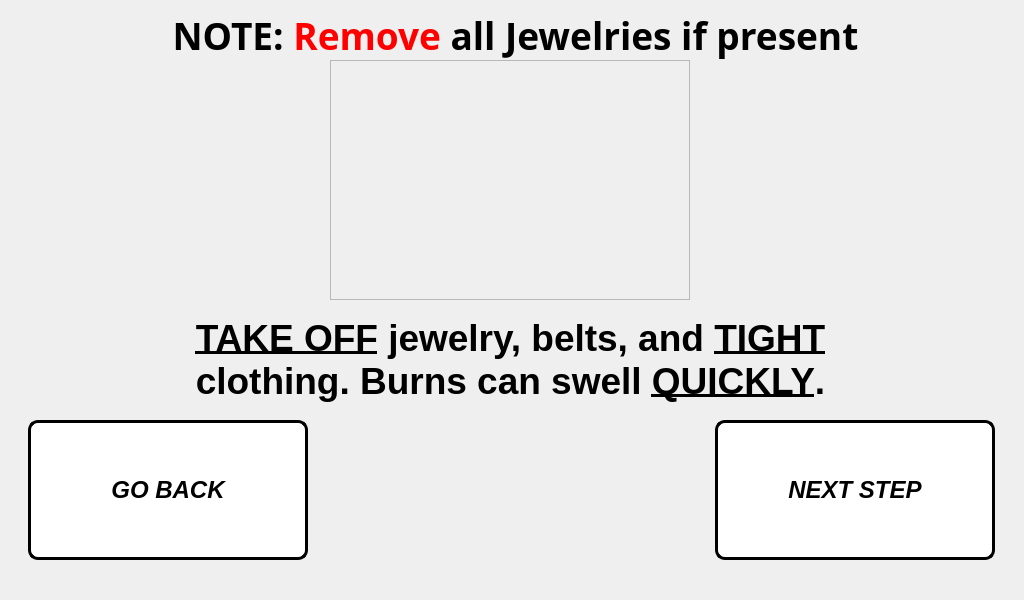
<?xml version="1.0" encoding="UTF-8"?>
<ui version="4.0">
 <class>step_5_window</class>
 <widget class="QMainWindow" name="step_5_window">
  <property name="geometry">
   <rect>
    <x>0</x>
    <y>0</y>
    <width>1024</width>
    <height>600</height>
   </rect>
  </property>
  <property name="minimumSize">
   <size>
    <width>1024</width>
    <height>600</height>
   </size>
  </property>
  <property name="maximumSize">
   <size>
    <width>1024</width>
    <height>600</height>
   </size>
  </property>
  <property name="windowTitle">
   <string>Please Check</string>
  </property>
  <widget class="QWidget" name="centralwidget">
   <widget class="QLabel" name="title_step">
    <property name="geometry">
     <rect>
      <x>10</x>
      <y>0</y>
      <width>1011</width>
      <height>71</height>
     </rect>
    </property>
    <property name="font">
     <font>
      <family>PibotoLt</family>
      <pointsize>24</pointsize>
      <weight>75</weight>
      <bold>true</bold>
     </font>
    </property>
    <property name="text">
     <string>&lt;html&gt;&lt;head/&gt;&lt;body&gt;&lt;p align=&quot;center&quot;&gt;&lt;span style=&quot; font-size:28pt;&quot;&gt;NOTE: &lt;/span&gt;&lt;span style=&quot; font-size:28pt; color:#ff0000;&quot;&gt;Remove&lt;/span&gt;&lt;span style=&quot; font-size:28pt;&quot;&gt; all Jewelries if present&lt;/span&gt;&lt;/p&gt;&lt;/body&gt;&lt;/html&gt;</string>
    </property>
    <property name="alignment">
     <set>Qt::AlignCenter</set>
    </property>
   </widget>
   <widget class="QLabel" name="text_steps">
    <property name="geometry">
     <rect>
      <x>20</x>
      <y>300</y>
      <width>981</width>
      <height>121</height>
     </rect>
    </property>
    <property name="font">
     <font>
      <pointsize>14</pointsize>
      <weight>75</weight>
      <bold>true</bold>
     </font>
    </property>
    <property name="text">
     <string>&lt;html&gt;&lt;head/&gt;&lt;body&gt;&lt;p align=&quot;center&quot;&gt;&lt;span style=&quot; font-family:'Calibri'; font-size:28pt; text-decoration: underline; color:#000000;&quot;&gt;TAKE OFF&lt;/span&gt;&lt;span style=&quot; font-family:'Calibri'; font-size:28pt; color:#000000;&quot;&gt; jewelry, belts, and &lt;/span&gt;&lt;span style=&quot; font-family:'Calibri'; font-size:28pt; text-decoration: underline; color:#000000;&quot;&gt;TIGHT&lt;/span&gt;&lt;span style=&quot; font-family:'Calibri'; font-size:28pt; color:#000000;&quot;&gt;&lt;br/&gt;clothing. Burns can swell &lt;/span&gt;&lt;span style=&quot; font-family:'Calibri'; font-size:28pt; text-decoration: underline; color:#000000;&quot;&gt;QUICKLY&lt;/span&gt;&lt;span style=&quot; font-family:'Calibri'; font-size:28pt; color:#000000;&quot;&gt;.&lt;/span&gt;&lt;/p&gt;&lt;/body&gt;&lt;/html&gt;</string>
    </property>
   </widget>
   <widget class="QLabel" name="gif_player_label">
    <property name="geometry">
     <rect>
      <x>330</x>
      <y>60</y>
      <width>360</width>
      <height>240</height>
     </rect>
    </property>
    <property name="minimumSize">
     <size>
      <width>360</width>
      <height>240</height>
     </size>
    </property>
    <property name="maximumSize">
     <size>
      <width>360</width>
      <height>240</height>
     </size>
    </property>
    <property name="font">
     <font>
      <family>Unispace</family>
      <pointsize>16</pointsize>
      <weight>75</weight>
      <bold>true</bold>
     </font>
    </property>
    <property name="frameShape">
     <enum>QFrame::StyledPanel</enum>
    </property>
    <property name="lineWidth">
     <number>1</number>
    </property>
    <property name="text">
     <string/>
    </property>
    <property name="alignment">
     <set>Qt::AlignCenter</set>
    </property>
   </widget>
   <widget class="QPushButton" name="next_step_button">
    <property name="geometry">
     <rect>
      <x>715</x>
      <y>420</y>
      <width>280</width>
      <height>140</height>
     </rect>
    </property>
    <property name="minimumSize">
     <size>
      <width>280</width>
      <height>140</height>
     </size>
    </property>
    <property name="maximumSize">
     <size>
      <width>280</width>
      <height>140</height>
     </size>
    </property>
    <property name="font">
     <font>
      <pointsize>18</pointsize>
      <weight>75</weight>
      <italic>true</italic>
      <bold>true</bold>
     </font>
    </property>
    <property name="cursor">
     <cursorShape>PointingHandCursor</cursorShape>
    </property>
    <property name="styleSheet">
     <string notr="true">QPushButton:hover:!pressed
{
  background-color: rgb(195,30,60);
}

QPushButton
{
  background-color: white;
color: black;
border-style: outset;
border-width: 3px;
border-radius:10px;
border-color: black;
}</string>
    </property>
    <property name="text">
     <string>NEXT STEP</string>
    </property>
   </widget>
   <widget class="QPushButton" name="go_back_injury_type">
    <property name="geometry">
     <rect>
      <x>28</x>
      <y>420</y>
      <width>280</width>
      <height>140</height>
     </rect>
    </property>
    <property name="minimumSize">
     <size>
      <width>280</width>
      <height>140</height>
     </size>
    </property>
    <property name="maximumSize">
     <size>
      <width>280</width>
      <height>140</height>
     </size>
    </property>
    <property name="font">
     <font>
      <pointsize>18</pointsize>
      <weight>75</weight>
      <italic>true</italic>
      <bold>true</bold>
     </font>
    </property>
    <property name="styleSheet">
     <string notr="true">QPushButton:hover:!pressed
{
  background-color: rgb(195,30,60);
}

QPushButton
{
  background-color: white;
color: black;
border-style: outset;
border-width: 3px;
border-radius:10px;
border-color: black;
}</string>
    </property>
    <property name="text">
     <string>GO BACK</string>
    </property>
   </widget>
   <widget class="QLabel" name="label">
    <property name="geometry">
     <rect>
      <x>0</x>
      <y>0</y>
      <width>1024</width>
      <height>600</height>
     </rect>
    </property>
    <property name="minimumSize">
     <size>
      <width>1024</width>
      <height>600</height>
     </size>
    </property>
    <property name="maximumSize">
     <size>
      <width>1024</width>
      <height>600</height>
     </size>
    </property>
    <property name="text">
     <string/>
    </property>
    <property name="pixmap">
     <pixmap>../pictures/program_pictures/main_wallpaper.png</pixmap>
    </property>
   </widget>
   <zorder>label</zorder>
   <zorder>text_steps</zorder>
   <zorder>title_step</zorder>
   <zorder>gif_player_label</zorder>
   <zorder>next_step_button</zorder>
   <zorder>go_back_injury_type</zorder>
  </widget>
 </widget>
 <resources/>
 <connections/>
</ui>
